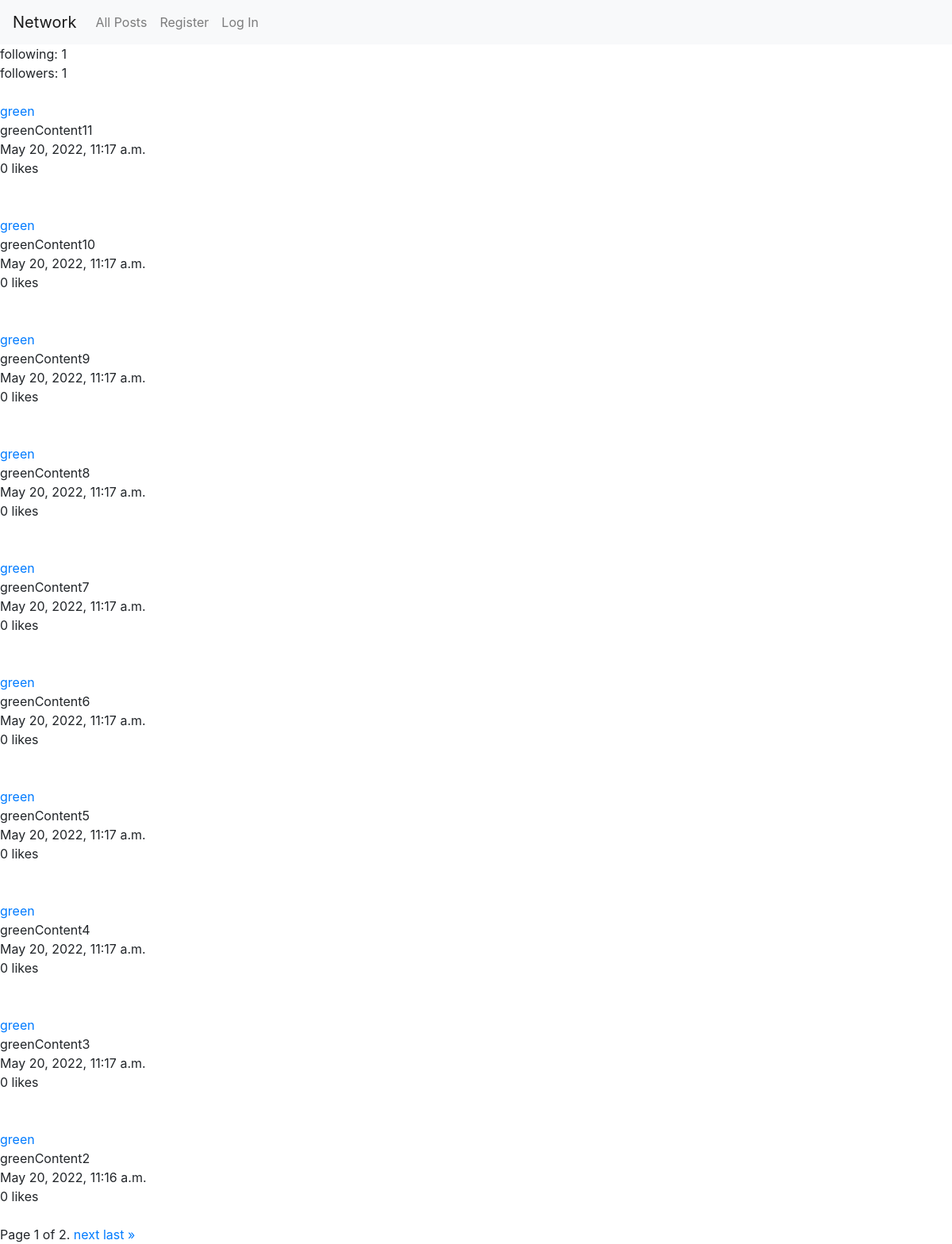
Page /profile/green on the earlier database version.
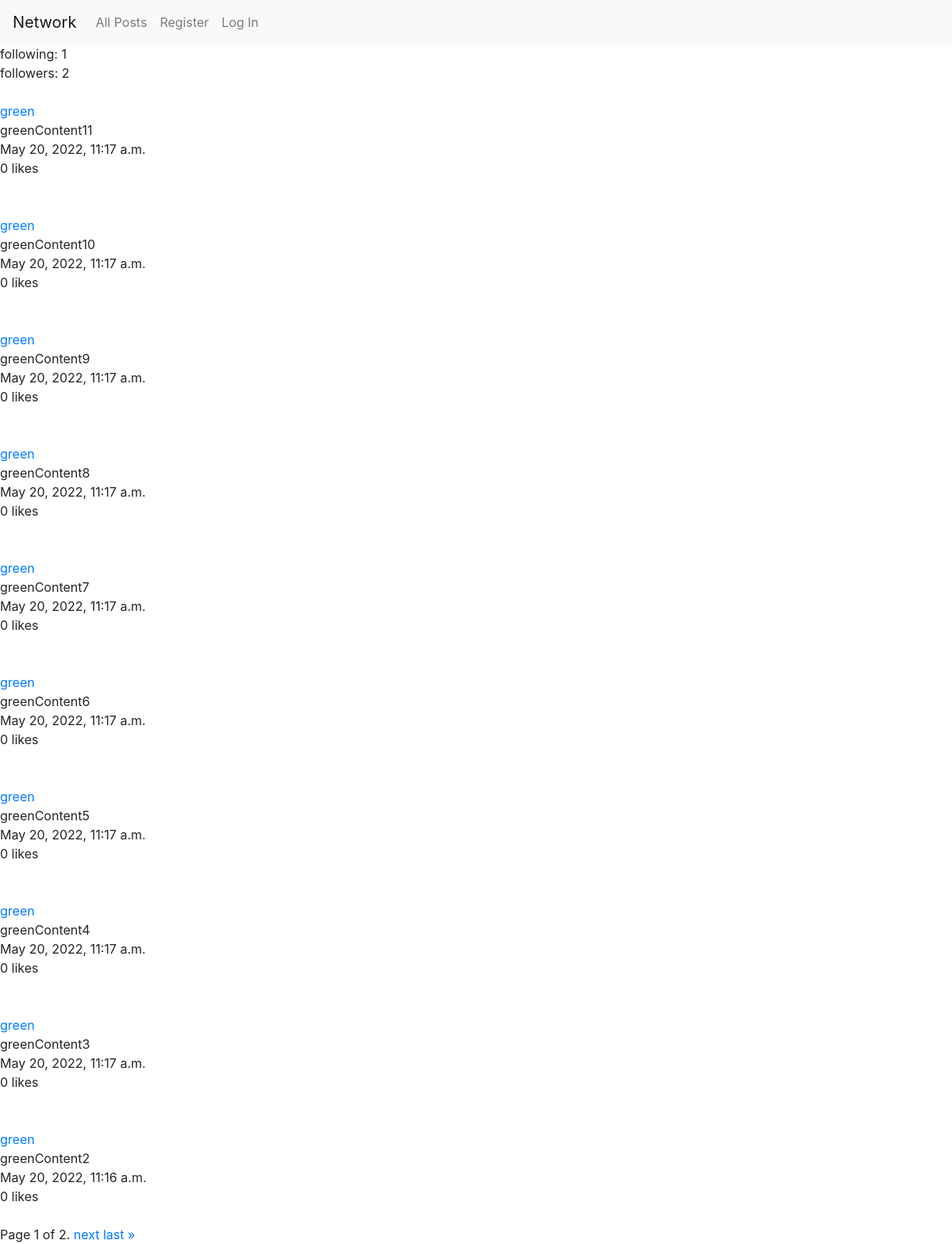
Same page on the later database version.
### network/models.py (models this page shows, shortened)
class Profile(models.Model):
    user = models.OneToOneField(User, on_delete=models.CASCADE)
    followers = models.PositiveIntegerField(default=0)
    following = models.ManyToManyField(
        "self",
        blank=True,
        symmetrical=False,
        related_name="followings"
    )

### network/views.py (the view, shortened to what this page needs)
# urls.py: path("profile/<str:profile_name>", views.profile, name="profile"),
def profile(request, profile_name):
    other_user = get_object_or_404(User, username=profile_name)
    other_users_profile = Profile.objects.get(pk=other_user.id)
    all_posts = Post.objects.filter(user=other_user.id).select_related().order_by('-posted')
    paginate_posts = Paginator(all_posts, 10, orphans=0, allow_empty_first_page=True)
    page_number = request.GET.get('page')
    page_obj = paginate_posts.get_page(page_number)
    return render(request, "network/index.html" , {
        "profile": Profile.objects.prefetch_related().get(user=other_user.id),
        "posts": page_obj
    })

### network/templates/network/index.html (shortened to what this page needs)
{% extends "network/layout.html" %}
{% block body %}
    {% if profile %}
        <div>
            following: {{ profile.following.count }}
            <br>
            followers: {{ profile.followers }}
        </div>
    {% endif %}
    <div>
        {% if posts %}
            {% for item in posts %}
                <br>
                <div>
                    <div>
                        <a href={% url 'profile' item.user.username %}>{{ item.user.username}}</a>
                    </div>
                    <div>
                        {{ item.content }}
                    </div>
                    <div>
                        {{ item.posted }}
                    </div>
                    <div>
                        {{ item.likes }} likes
                    </div>
                </div>
                <br>
            {% endfor %}
        {% else %}
            No Posts
        {% endif %}
    </div>
    <div class="pagination">
        <span class="step-links">
            <span class="current">
                Page {{ posts.number }} of {{ posts.paginator.num_pages }}.
            </span>
            {% if posts.has_next %}
                <a href="?page={{ posts.next_page_number }}">next</a>
                <a href="?page={{ posts.paginator.num_pages }}">last &raquo;</a>
            {% endif %}
        </span>
    </div>
{% endblock %}

Differences in the rows shown:
changed Profile: followers "1" → "2"
